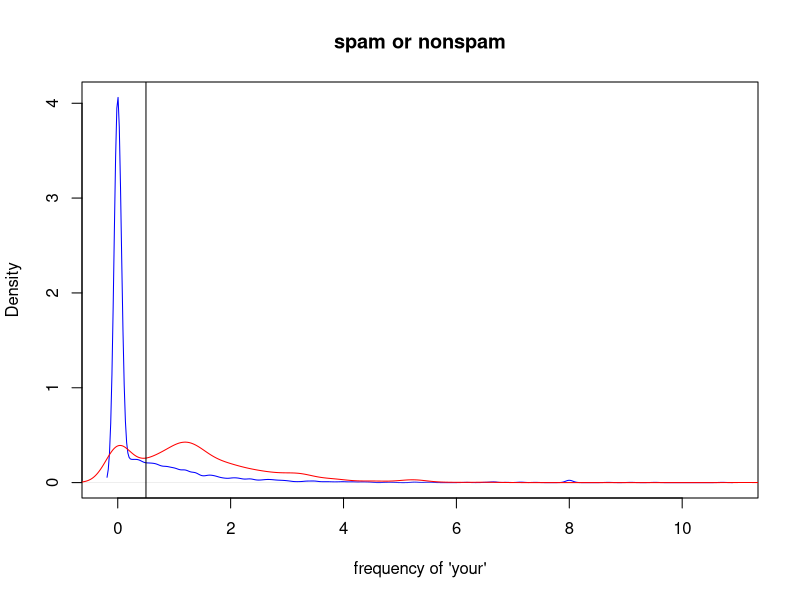
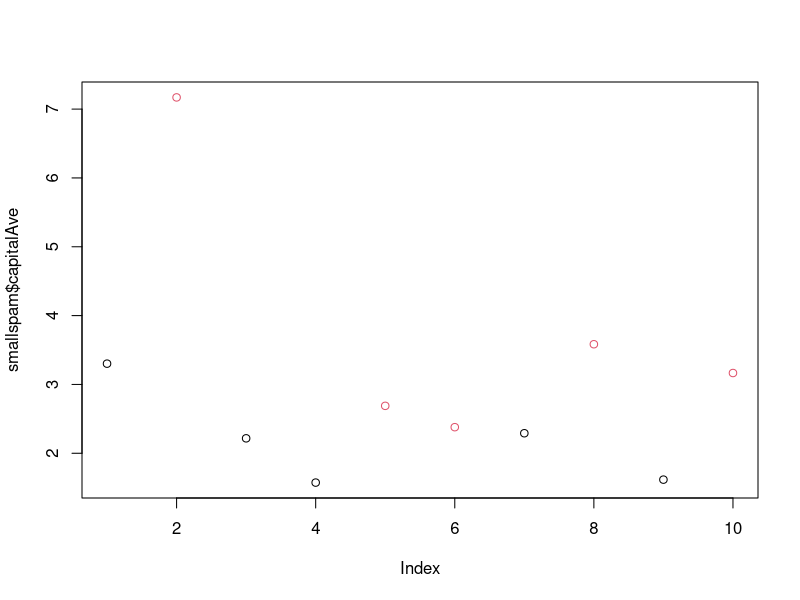

Reproduce these figures in R, in order.
library(kernlab)
data(spam)
head(spam)
View(spam)
colnames(spam)
plot(density(spam$your[spam$type=="nonspam"]),col="blue",main="spam or nonspam",xlab="frequency of 'your'")
lines(density(spam$your[spam$type=="spam"]),col="red")
abline(v=0.5,col="black")
prediction <- ifelse(spam$your > 0.5, "spam","nonspam")
table(prediction,spam$type)/length(spam$type)

dim(spam)[1]
dim(spam)[2]
smallspam <- spam[sample(dim(spam)[1],size=10),]
spamlabel <- (smallspam$type=="spam")*1+1
plot(smallspam$capitalAve,col=spamlabel)

rule1 <- function(x) {
  prediction <- rep(NA,length(x))
  prediction[x > 2.70] <- "spam"
  prediction[x < 2.40] <- "nonspam"
  prediction[(x >= 2.40 & x <= 2.45)] <- "spam"
  prediction[x> 2.45 & x <= 2.70] <- "nonspam"
  return(prediction)
}

table(rule1(smallspam$capitalAve),smallspam$type)

table(rule1(spam$capitalAve),spam$type)

sum(rule1(spam$capitalAve)==spam$type)
